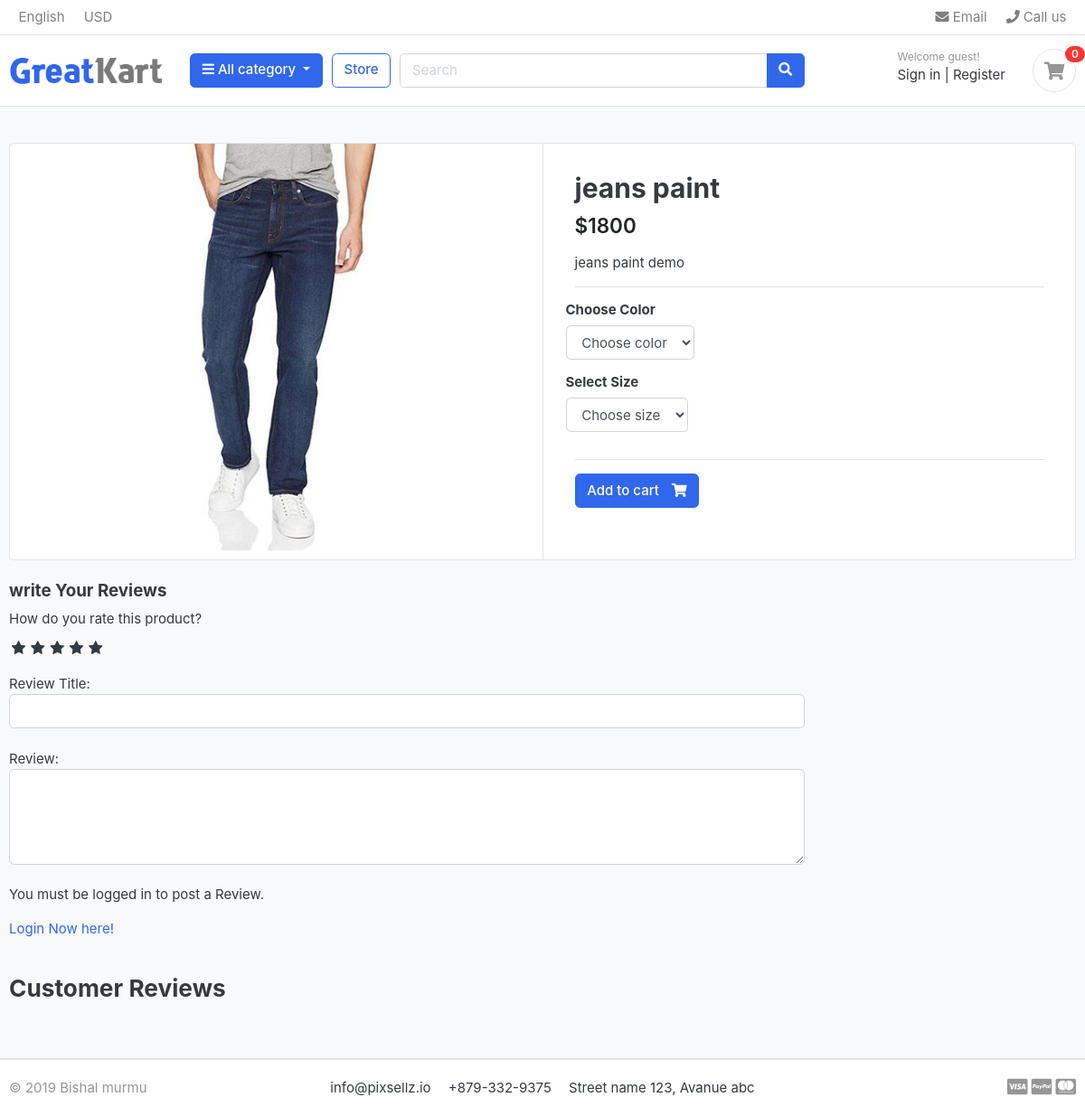
Page /store/category/jeans/jeans-paint on the earlier database version.
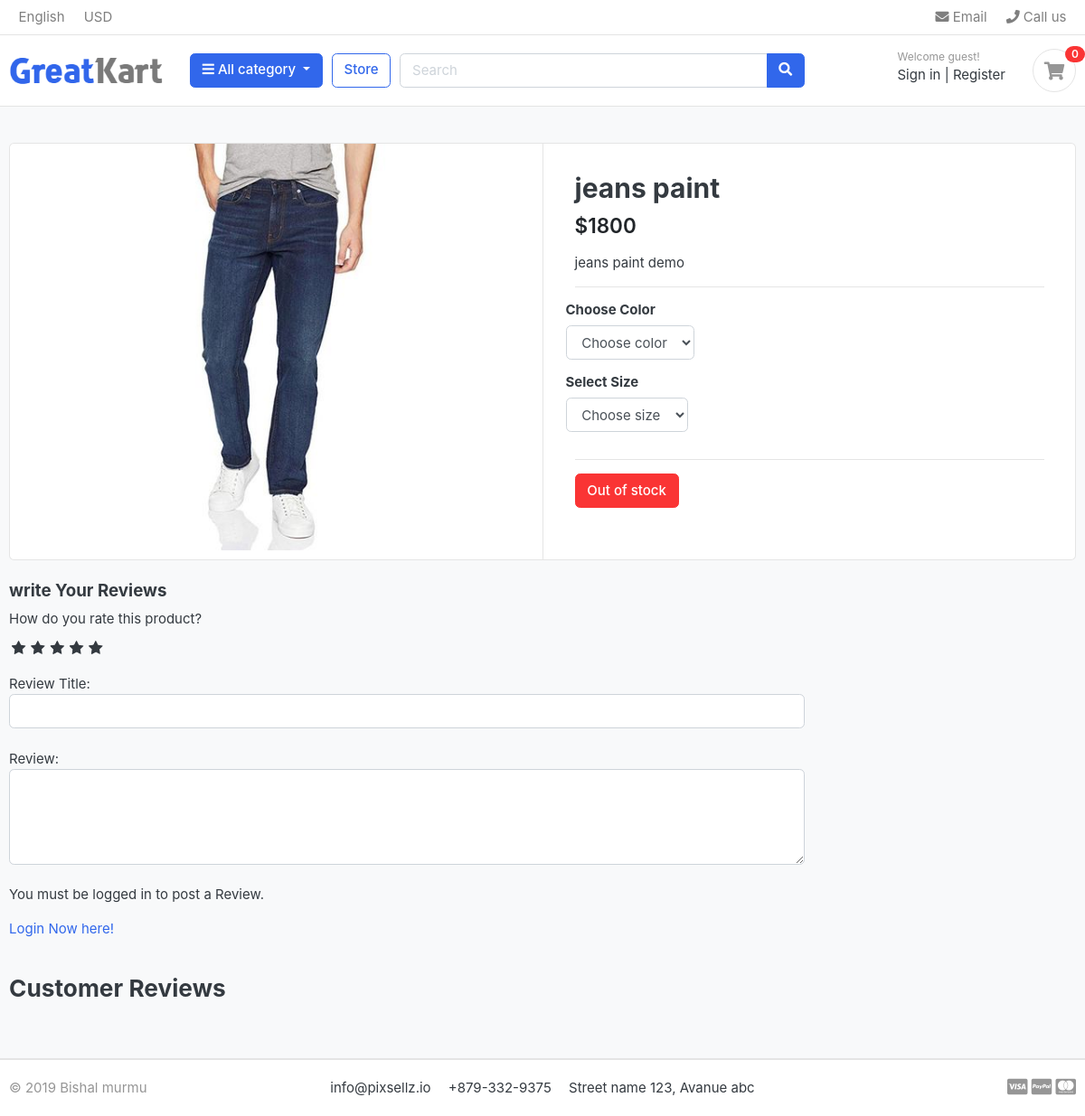
Same page on the later database version.
### store/views.py (the view)
# urls.py: path('category/<slug:category_slug>/<slug:product_slug>',views.product_details,name='product_details'),
def product_details(request,category_slug,product_slug):
    try:
        single_product=Product.objects.get(category__slug=category_slug,slug=product_slug)
        in_cart=Cartitem.objects.filter(cart__cart_id=_cart_id(request),product=single_product).exists()
    except Exception as e:
        raise e;
    try:
        user=None
        if request.user.is_authenticated:
            user=request.user
        orders=Order_Product.objects.filter(user=user,product_id=single_product.id).exists()
    except Order_Product.DoesNotExist:
        orders=None
    reviews=ReviewRating.objects.filter(product_id=single_product.id,status=True)
    context={
        'single_product':single_product,
        'in_cart':in_cart,
        'orders':orders,
        'reviews':reviews
    }
    return render(request,'store/product_details.html',context);

### Category/context_processors.py (called while the page is built)
def menu_links(request):
    links=Category.objects.all()
    return dict(links=links)

### cart/context_processors.py (called while the page is built)
def _cart_id(request):
    cart=request.session.session_key
    if not cart:
        cart=request.session.create()
    return cart

def counter(request):
    cart_count=0
    if 'admin' in request.path:
        return {}
    else:
        try:
            cart=Cart.objects.filter(cart_id=_cart_id(request))
            if request.user.is_authenticated:
                cart_items=Cartitem.objects.all().filter(user=request.user)
            else:
               cart_items=Cartitem.objects.all().filter(cart=cart[:1])
            for item in cart_items:
                cart_count=cart_count+item.quantity
        except Cart.DoesNotExist:
            cart_count=0
    return dict(cart_count=cart_count)

### store/models.py (called while the page is built)
    def colors(self):
        return super(Variationmanager,self).filter(variation_category='color',is_active=True)

    def sizes(self):
        return super(Variationmanager,self).filter(variation_category='size',is_active=True)

### store/views.py (called while the page is built)
def _cart_id(request):
    cart=request.session.session_key
    if not cart:
        cart=request.session.create()
    return cart

### templates/store/product_details.html (shortened to what this page needs)
{% extends 'base.html' %}
{% load static %}
{% block content %}
<section class="section-content padding-y bg">
  <div class="container">
    <div class="card">
      <div class="row no-gutters">
        <aside class="col-md-6">
          <article class="gallery-wrap">
            <div class="img-big-wrap">
              <a href="#"><img src="{{single_product.images.url}}"></a>
            </div>
          </article>
        </aside>
        <main class="col-md-6 border-left">
          <form action="{% url 'add_cart' single_product.id %}" method="POST">
            <article class="content-body">
              <h2 class="title">{{single_product.product_name}}</h2>
              <div class="mb-3">
                <var class="price h4">${{single_product.price}}</var>
              </div>
              <p>{{single_product.description}}</p>
              <hr>
              <div class="row">
                <div class="item-option-select">
                  <h6>Choose Color</h6>
                  <select name="color" class="form-control" required>
                    <option value="" disabled selected>Choose color</option>
                  </select>
                </div>
              </div>
              <div class="row">
                <div class="item-option-select">
                  <h6>Select Size</h6>
                  <select name="size" class="form-control" required>
                    <option value="" disabled selected>Choose size </option>
                  </select>
                </div>
              </div>
              <hr>
              {% if single_product.stock <= 0 %} <h5 class="btn btn-danger">Out of stock</h5>
                {% else %}
                <button type="submit" class="btn  btn-primary"> <span class="text">Add to
                    cart</span> <i class="fas fa-shopping-cart"></i></button>
                {% endif %}
            </article>
          </form>
        </main>
      </div>
    </div>
    <br>
    <div class="row">
      <div class="col-md-9">
        <form action="{% url 'submit_review' single_product.id %}" method="POST">
          <h5>write Your Reviews</h5>
          <div>
            <label>How do you rate this product?</label>
            <br>
            <div class="rate">
              <input type="radio" name="rating" id="rating10" value="5" required> <label for="rating10"
                title="5"></label>
              <input type="radio" name="rating" id="rating8" value="4" required> <label for="rating8" title="4"></label>
              <input type="radio" name="rating" id="rating6" value="3" required> <label for="rating6" title="3"></label>
              <input type="radio" name="rating" id="rating4" value="2" required> <label for="rating4" title="2"></label>
              <input type="radio" name="rating" id="rating2" value="1" required> <label for="rating2" title="1"></label>
            </div>
            <br>
            Review Title:
            <input type="text" class="form-control" name="subject">
            <br>
            Review:
            <textarea name="review" rows="4" class="form-control">
            </textarea>
            <br>
            {% if user.is_authenticated %}
            {% if orders %}
            <input type="submit" value="Submit Review" class="btn btn-primary">
            {% else %}
            <p>You must Purchased that product in to post a Review.</p>
            {% endif %}
            {% else %}
            <p>You must be logged in to post a Review.</p>
            <span><a href="{% url 'login' %}">Login Now here!</a></span>
            {% endif %}
          </div>
        </form>
        <br>
        <header class="section-heading">
          <h3>Customer Reviews </h3>
        </header>
      </div>
    </div>
  </div>
</section>
{% endblock %}

Differences in the rows shown:
changed Product "jeans paint": stock 1 → 0 (drawn)
Other differences:
text no longer shown: "Add to cart"
text now shown: "Out of stock"
